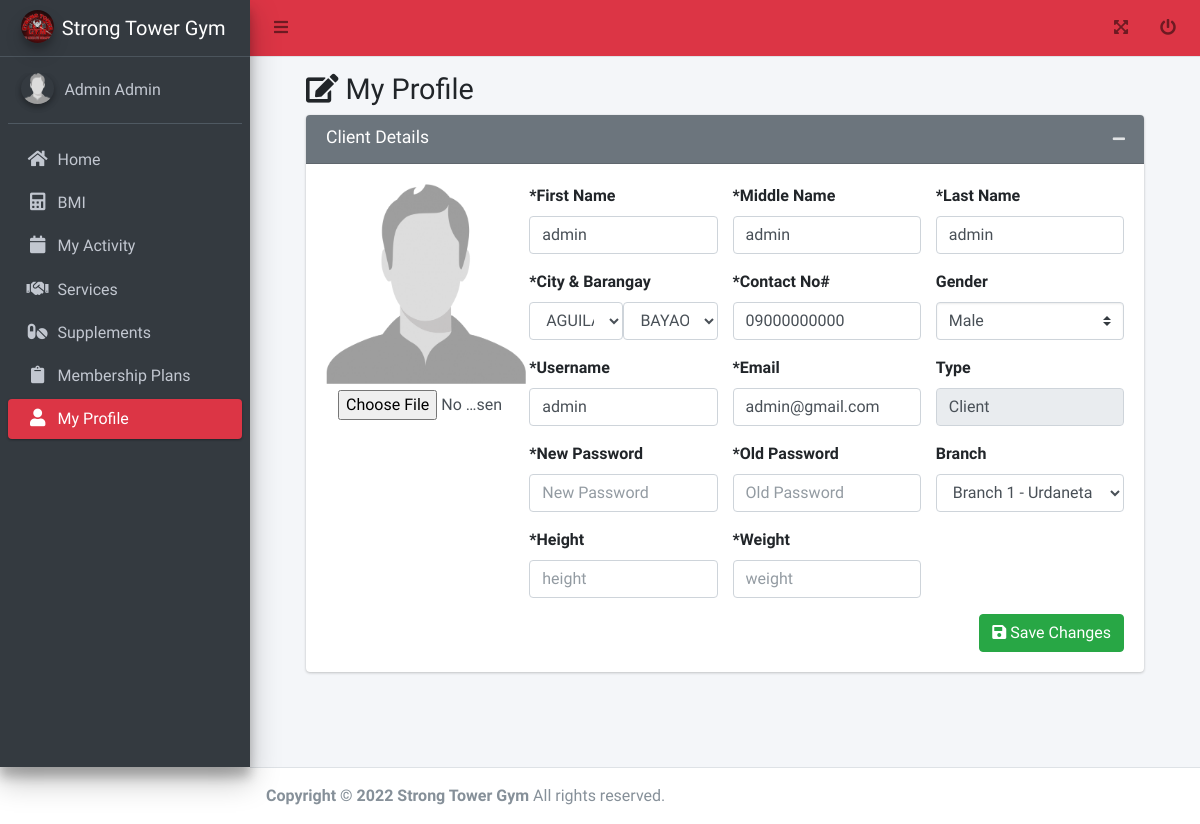
Screenshot of /member/my_profile.php (signed in) with the database file from the repository.
### tables this page shows
CREATE TABLE `tbl_user` (
  `id` int(11) NOT NULL AUTO_INCREMENT,
  `username` varchar(255) DEFAULT NULL,
  `email` varchar(255) DEFAULT NULL,
  `password` varchar(255) DEFAULT NULL,
  `branch_id` int(11) DEFAULT NULL,
  `access_id` int(11) DEFAULT NULL,
  `client_plan_id` int(11) DEFAULT 0,
  `plan_expiration_date` date DEFAULT NULL,
  `verified` tinyint(4) DEFAULT 0,
  `created_date` datetime DEFAULT current_timestamp(),
  `updated_date` datetime DEFAULT current_timestamp(),
  `deleted_flag` tinyint(4) DEFAULT 0,
  `access` varchar(45) DEFAULT NULL,
  PRIMARY KEY (`id`)
);

CREATE TABLE `tbl_user_info` (
  `id` int(11) NOT NULL AUTO_INCREMENT,
  `first_name` varchar(255) DEFAULT NULL,
  `middle_name` varchar(45) DEFAULT NULL,
  `last_name` varchar(45) DEFAULT NULL,
  `gender_id` int(11) DEFAULT NULL,
  `contact_no` varchar(45) DEFAULT NULL,
  `picture` varchar(255) DEFAULT 'default.jpg',
  `created_date` datetime DEFAULT current_timestamp(),
  `updated_date` datetime DEFAULT current_timestamp(),
  `deleted_flag` tinyint(4) DEFAULT 0,
  `address` varchar(45) DEFAULT NULL,
  `medical_certificate` varchar(225) DEFAULT 'default.jpg',
  `city` int(11) DEFAULT NULL,
  `barangay` int(11) DEFAULT NULL,
  `height` varchar(225) DEFAULT NULL,
  `weight` varchar(225) DEFAULT NULL,
  PRIMARY KEY (`id`)
);

CREATE TABLE `tbl_city` (
  `name` text DEFAULT NULL,
  `id` varchar(45) NOT NULL DEFAULT '0',
  `CreatedDate` datetime DEFAULT current_timestamp(),
  PRIMARY KEY (`id`),
  KEY `citymunCode` (`id`)
);

CREATE TABLE `tbl_barangay` (
  `id` text DEFAULT NULL,
  `name` text DEFAULT NULL,
  `city_id` text DEFAULT NULL,
  `CreatedDate` datetime DEFAULT current_timestamp()
);

CREATE TABLE `tbl_gender` (
  `id` int(11) NOT NULL AUTO_INCREMENT,
  `name` varchar(45) DEFAULT NULL,
  `created_date` datetime DEFAULT current_timestamp(),
  `updated_date` datetime DEFAULT current_timestamp(),
  `deleted_flag` tinyint(4) DEFAULT 0,
  PRIMARY KEY (`id`)
);

CREATE TABLE `tbl_branch` (
  `id` int(11) NOT NULL AUTO_INCREMENT,
  `name` varchar(255) DEFAULT NULL,
  `description` text DEFAULT NULL,
  `created_date` datetime DEFAULT current_timestamp(),
  `updated_date` datetime DEFAULT current_timestamp(),
  `deleted_flag` tinyint(4) DEFAULT 0,
  `sub_title` text DEFAULT NULL,
  `address` text DEFAULT NULL,
  `contact_no` varchar(45) DEFAULT NULL,
  `email` varchar(45) DEFAULT NULL,
  `google_map` text DEFAULT NULL,
  PRIMARY KEY (`id`)
);

### functions.php (called while the page is built, shortened)
<?php
function get_list($sql)
{
  $data = array();
  $result = mysqli_query($_SESSION['conn'], $sql);
  while ($row = mysqli_fetch_assoc($result)) {
    $data[] = $row;
  }
  return $data;
}
function get_one($sql)
{
  if ($result = mysqli_query($_SESSION['conn'], $sql)) {
    $obj = mysqli_fetch_object($result);
    return $obj;
  }
  return false;
}

### member/my_profile.php (the view, shortened to what this page needs)
<?php include('header.php'); ?>
<div>
  <div class="content-wrapper">
    <div class="content-header">
      <?php
      $id = $_SESSION['user']->id;
      $user = get_one("SELECT tp.*,u.*,ui.*,if(u.plan_expiration_date>curdate(),u.plan_expiration_date, null )  as `plan_expiration_date`,if(u.plan_expiration_date>curdate(),u.client_plan_id, 0 )  as `client_plan_id` FROM tbl_user u inner join tbl_user_info ui on ui.id = u.id left join tbl_client_plan tc on (tc.id = u.client_plan_id and u.plan_expiration_date > curdate()) left join tbl_plan tp on tp.id = tc.plan_id where u.id = " . $id) ?>
      <div class="container-fluid" id="content">
        <div class="row mb-2">
          <div class="col-sm-12">
            <h1 class="m-0"><i class="fa fa-edit"></i> My Profile </h1>
          </div>
        </div>
        <form method="post" onsubmit="return confirm('Are You Sure?');" enctype="multipart/form-data">
          <section class="content">
            <div class="row">
              <div class="col-md-12">
                <div class="card card-secondary">
                  <div class="card-header">
                    <h3 class="card-title">Client Details</h3>
                    <div class="card-tools">
                      <button type="button" class="btn btn-tool" data-card-widget="collapse" title="Collapse">
                        <i class="fas fa-minus"></i>
                      </button>
                    </div>
                  </div>
                  <div class="card-body">
                    <div class="row">
                      <div class="col-sm-3">
                        <div class="form-group">
                          <img src="../profile/<?= isset($_POST['image']) ? $_POST['image'] : $user->picture ?>" alt="" style="width:200px;height:200px;" id="preview">
                          <input type="file" class="form-control" id="image" name="image" accept="image/*" style="border: unset;">
                        </div>
                      </div>
                      <div class="col-sm-3">
                        <div class="form-group">
                          <label>*First Name</label>
                          <input type="text" class="form-control <?= isset($_SESSION['error']['first_name']) ? 'is-invalid' : '' ?>" id="first_name" name="first_name" placeholder="First Name" value="<?= isset($_POST['first_name']) ? $_POST['first_name'] : $user->first_name ?>">
                        </div>
                        <div class="form-group">
                          <label>*City & Barangay</label>
                          <div style="display: flex;">
                            <select id="city" name="city" style="width:50%" class="form-control <?= isset($_SESSION['error']['city']) ? 'is-invalid' : '' ?>">
                              <?php foreach (get_list("select * from tbl_city") as $res) { ?>
                                <option value="<?= $res['id']; ?>" <?= $user->city == $res['id'] ? 'selected' : '' ?>><?= $res['name']; ?></option>
                              <?php } ?>
                            </select>
                            <select id="barangay" name="barangay" style="width:50%;float:right" class="form-control <?= isset($_SESSION['error']['barangay']) ? 'is-invalid' : '' ?>">
                              <?php foreach (get_list("select * from tbl_barangay where city_id = " . $user->city . "") as $res) { ?>
                                <option value="<?= $res['id']; ?>" <?= $user->barangay == $res['id'] ? 'selected' : '' ?>><?= $res['name']; ?></option>
                              <?php } ?>
                            </select>
                          </div>
                        </div>
                        <div class="form-group">
                          <label>*Username</label>
                          <input type="text" class="form-control <?= isset($_SESSION['error']['username']) ? 'is-invalid' : '' ?>" id="username" name="username" placeholder="Username" value="<?= isset($_POST['username']) ? $_POST['username'] : $user->username ?>">
                        </div>
                        <div class="form-group">
                          <label>*New Password</label>
                          <input type="password" class="form-control <?= isset($_SESSION['error']['password']) ? 'is-invalid' : '' ?>" id="password" name="password" placeholder="New Password" value="<?= isset($_POST['password']) ? $_POST['password'] : '' ?>">
                        </div>
                      </div>
                      <div class="col-sm-3">
                        <div class="form-group">
                          <label>*Middle Name</label>
                          <input type="text" class="form-control <?= isset($_SESSION['error']['middle_name']) ? 'is-invalid' : '' ?>" id="middle_name" name="middle_name" placeholder="Middle Name" value="<?= isset($_POST['middle_name']) ? $_POST['middle_name'] : $user->middle_name ?>">
                        </div>
                        <div class="form-group">
                          <label>*Contact No#</label>
                          <input type="number" class="form-control <?= isset($_SESSION['error']['contact']) ? 'is-invalid' : '' ?>" id="contact" name="contact" placeholder="Contact No#" value="<?= isset($_POST['contact']) ? $_POST['contact'] : $user->contact_no ?>">
                        </div>
                        <div class="form-group">
                          <label>*Email</label>
                          <input type="email" class="form-control <?= isset($_SESSION['error']['email']) ? 'is-invalid' : '' ?>" id="email" name="email" placeholder="Email" value="<?= isset($_POST['email']) ? $_POST['email'] : $user->email ?>">
                        </div>
                        <div class="form-group">
                          <label>*Old Password</label>
                          <input type="password" class="form-control <?= isset($_SESSION['error']['re_password']) ? 'is-invalid' : '' ?>" id="re_password" name="re_password" placeholder="Old Password" value="<?= isset($_POST['re_password']) ? $_POST['re_password'] : '' ?>">
                        </div>
                      </div>
                      <div class="col-sm-3">
                        <div class="form-group">
                          <label>*Last Name</label>
                          <input type="text" class="form-control <?= isset($_SESSION['error']['last_name']) ? 'is-invalid' : '' ?>" id="last_name" name="last_name" placeholder="Last Name" value="<?= isset($_POST['last_name']) ? $_POST['last_name'] : $user->last_name ?>">
                        </div>
                        <div class="form-group">
                          <label>Gender</label>
                          <select id="gender" class="form-control <?= isset($_SESSION['error']['gender']) ? 'is-invalid' : '' ?> custom-select" name="gender">
                            <?php foreach (get_list("select * from tbl_gender where deleted_flag = 0") as $res) { ?>
                              <option value="<?= $res['id']; ?>" <?= ($user->gender_id == $res['id']) ? 'selected' : ''; ?>><?= $res['name']; ?></option>
                            <?php } ?>
                          </select>
                        </div>
                        <div class="form-group">
                          <label>Type</label>
                          <input type="text" class="form-control" value="Client" disabled>
                        </div>
                        <div class="form-group">
                          <label>Branch</label>
                          <?php if (in_array($_SESSION['user']->access_id, array(1))) { ?>
                            <select id="branch" name="branch" class="form-control <?= isset($_SESSION['error']['branch']) ? 'is-invalid' : '' ?>">
                              <?php foreach (get_list("select * from tbl_branch where deleted_flag = 0") as $res) { ?>
                                <option value="<?= $res['id']; ?>" <?= ($user->branch_id == $res['id']) ? 'selected' : ''; ?>><?= $res['name']; ?></option>
                              <?php } ?>
                            </select>
                          <?php } else { ?>
                            <input type="text" class="form-control <?= isset($_SESSION['error']['branch']) ? 'is-invalid' : '' ?>" value="<?= $_SESSION['user']->branch ?>" disabled>
                            <input type="hidden" id="branch" name="branch" value="<?= $_SESSION['user']->branch_id ?>" disabled>
                          <?php } ?>
                        </div>
                      </div>
                      <div class="col-sm-3">
                      </div>
                      <div class="col-sm-3">
                        <div class="form-group">
                          <label>*Height</label>
                          <input type="text" class="form-control <?= isset($_SESSION['error']['height']) ? 'is-invalid' : '' ?>" id="height" name="height" placeholder="height" value="<?= isset($_POST['height']) ? $_POST['height'] : $user->height ?>">
                        </div>
                      </div>
                      <div class="col-sm-3">
                        <div class="form-group">
                          <label>*Weight</label>
                          <input type="text" class="form-control <?= isset($_SESSION['error']['weight']) ? 'is-invalid' : '' ?>" id="weight" name="weight" placeholder="weight" value="<?= isset($_POST['weight']) ? $_POST['weight'] : $user->weight ?>">
                        </div>
                      </div>
                    </div>
                    <div class="form-group">
                      <button type="submit" class="btn btn-success float-right" name="update"><i class="fa fa-save"></i> Save Changes</button>
                    </div>
                  </div>
                </div>
              </div>
            </div>
      </div>
    </div>
  </div>
</div>
</div>
<?php include('footer.php'); ?>

### adminlte/css/admin.css (style rules this page uses)
#content { padding: 3em; padding-top: 0px; min-height: 85vh; }

### rows the page displays
tbl_user: tbl_user_info.picture (placeholder picture), first_name "admin", username "admin", middle_name "admin", contact "09000000000", email "admin@gmail.com", last_name "admin", branch "Branch 1 - Urdaneta city"
tbl_user_info: city "AGUILAR", barangay "BAYAOAS", gender "Male"

### other values shown
$_SESSION['user']->first_name "Admin"
$_SESSION['user']->last_name "Admin"
